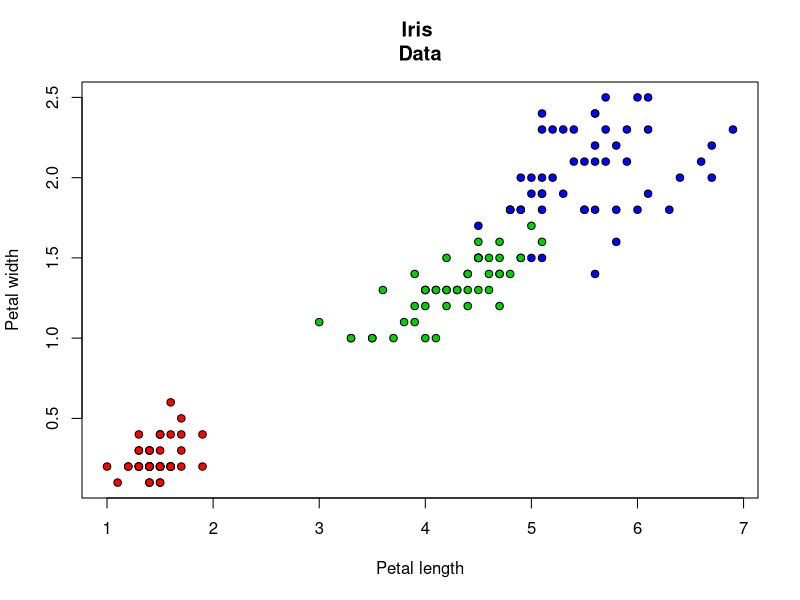
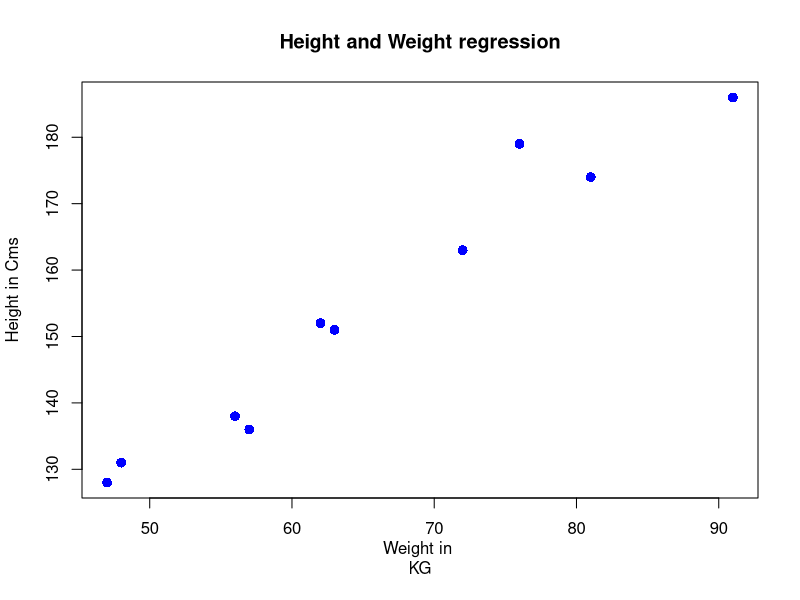

Generate these figures, in order, with R: (Note: this script raises an error after producing the figures.)
# Practical of simple/multiple linear regression

# Height 151 174 138 186 128 136 179 163 152 
# Weight 63 81 56 91 47 57 76 72 62

H<-c(151,174,138,186,128,136,179,163,152,131) 
W<-c(63,81,56,91,47,57,76,72,62,48)
relation<-lm(W~H) 
print(relation) 
print(summary(relation)) 
png(file="linreg.png") 
plot(W,H,col="blue", main="Height and Weight regression", abline(relation),cex=1.3, pch=16, xlab="Weight in 
KG", ylab="Height in Cms") 
dev.off()
newdata<-data.frame(H=170)
result<-predict(relation,newdata) 
print(result)

# Experiment using R (using in-built datasets e.g. Iris) 

# Perform linear regression on the iris dataset of R for predicting sepal.length on sepal.width

lm(Petal.Width ~ Petal.Length, data=iris)$coefficients

plot(iris$Petal.Length, iris$Petal.Width, pch=21, bg=c("red","green3","blue")[unclass(iris$Species)], main="Iris 
Data", xlab="Petal length", ylab="Petal width")
summary(lm(Petal.Width ~ Petal.Length, data=iris))

# Experiment using R (Multiple Regression)

#Load the data of mtcars 
input<-mtcars[,c("mpg","disp","hp","wt")] 
#print the cars data 
print(head(input)) 
#Creating Relationship Model 
model<-lm(mpg~disp+hp+wt, data=input) 
print(model) 
# Printing the Co-efficient 
cat("### The Coefficient VALUES # # #","\n") 
a<-coef(model)[1] 
xdisp<-coef(model)[2] 
xhp<-coef(model)[3] 
xwt<-coef(model)[4] 
print(a) 
print(xdisp)
#creating equation for regression model 
y=a+xdisp.x1+xhp.x2+xwt.x3 
#applying equation to predict new values 
#For car with disp=221, hp=102 and wt=2.91, predict the milage 
#creating equation for regression model 
#y=a+xdisp.x1+xhp.x2+xwt.x3 
x1<-221 
x2<-102 
x3<-2.91 
y=a+xdisp*x1+xhp*x2+xwt*x3 
print(y)

